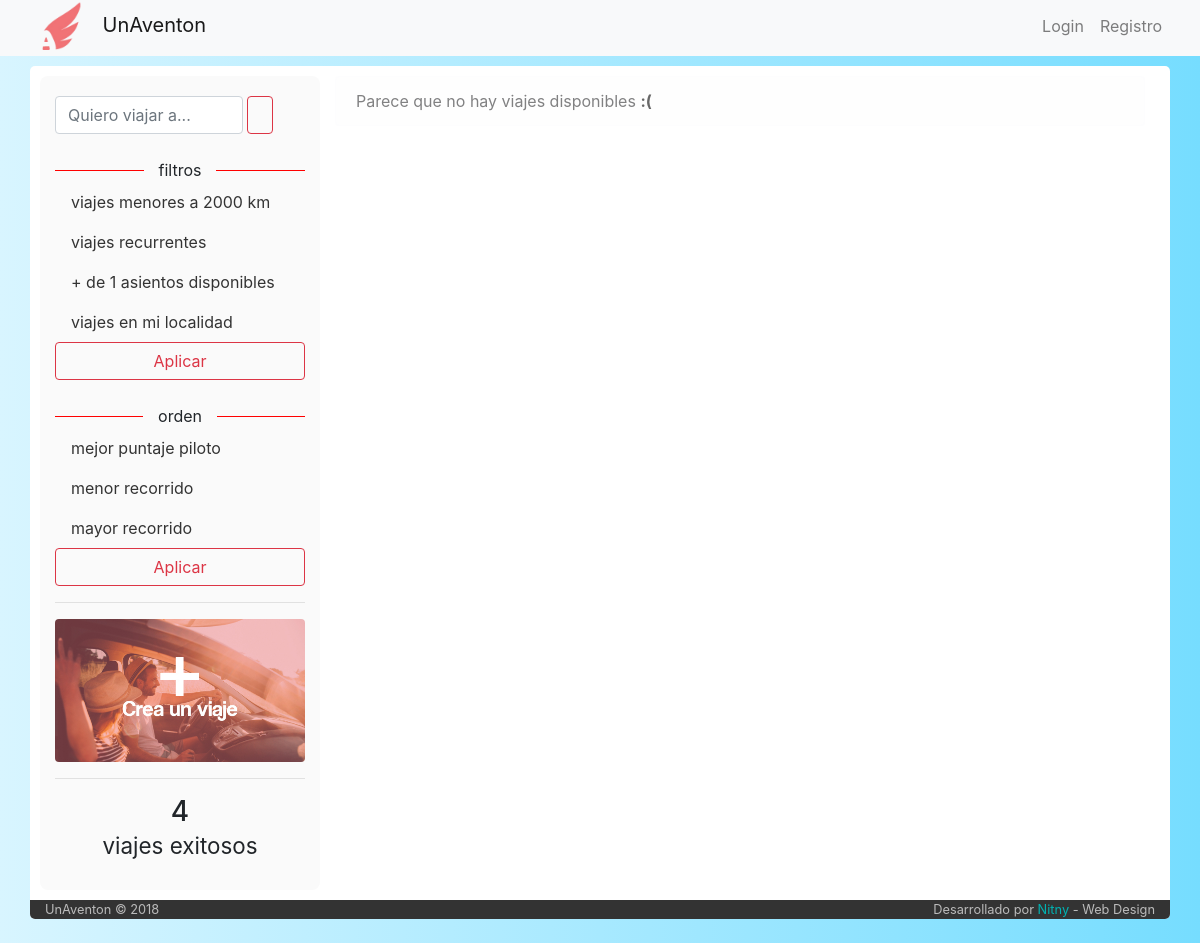
Before: / with the older database file.
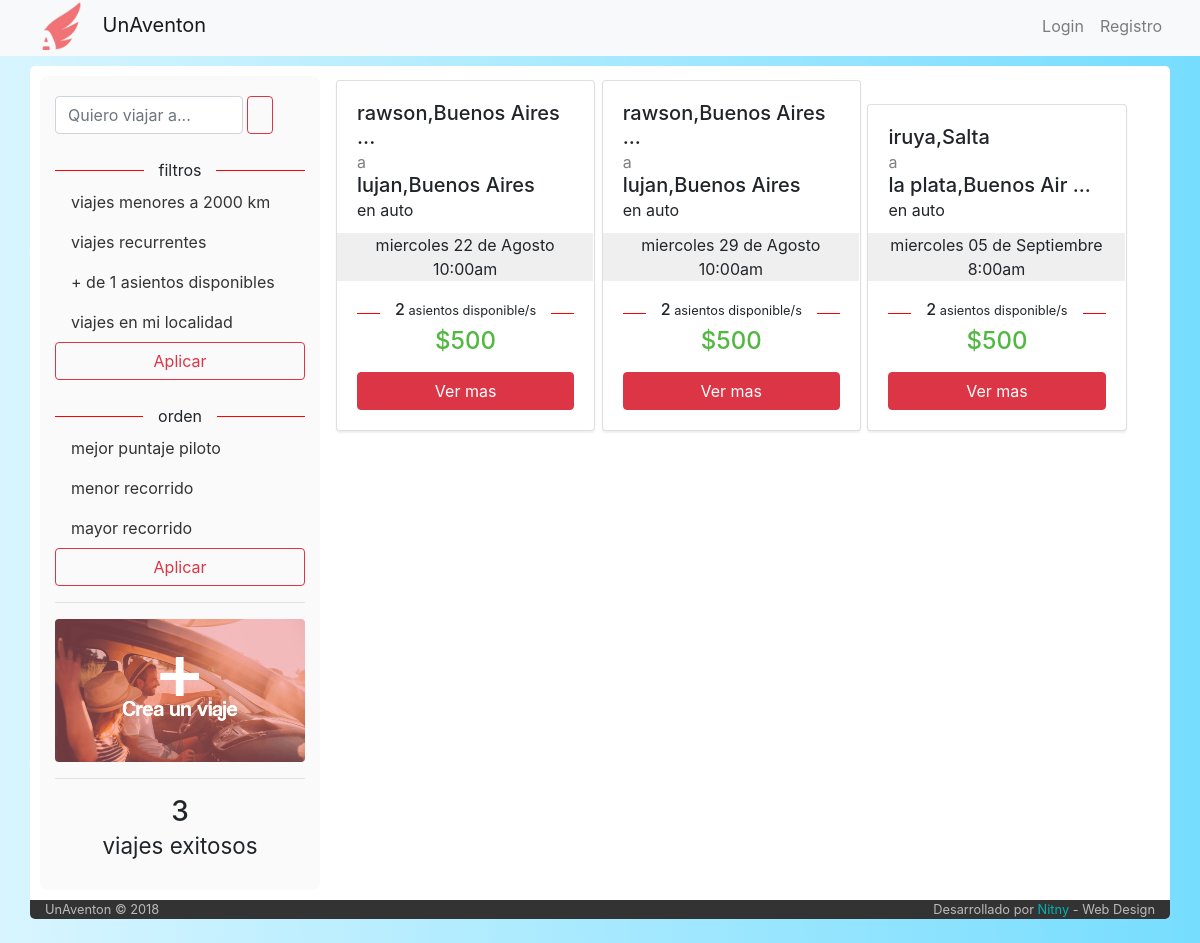
After: the same page with the newer database file.
### tables this page shows
CREATE TABLE `viaje` (
  `idViaje` int(6) NOT NULL,
  `idPiloto` int(6) NOT NULL,
  `idVehiculo` int(6) NOT NULL,
  `fecha_publicacion` datetime NOT NULL,
  `fecha_partida` datetime NOT NULL,
  `tiempo_estimado` int(11) NOT NULL DEFAULT '30',
  `origen` varchar(60) NOT NULL,
  `destino` varchar(60) NOT NULL,
  `asientos_disponibles` int(2) NOT NULL,
  `costo` int(7) NOT NULL,
  `estado` int(1) NOT NULL DEFAULT '1',
  `tipo` varchar(50) NOT NULL DEFAULT 'unico'
);

CREATE TABLE `tipo_vehiculo` (
  `idTipo` int(1) NOT NULL,
  `icono` varchar(140) DEFAULT NULL,
  `tipo` varchar(11) NOT NULL
);

### index.php (called while the page is built, shortened)
<?php
	include ('core/helpers.php');
	include ('php/inicio_body.php');
	$router = new Router;
	$vars = $router->get_variables();
	render($vars);
	include ('php/cierre_body.php');

### controller/home.php (the view, shortened to what this page needs)
<?php
	function render($vars = [])
	{
		?>
		<div class="row" style="padding:10px 10px;">
			<div class="col-md-3" style="background-color: #fafafa; padding: 20px 15px; border-radius: 8px">
				<form class="form-inline my-2 my-lg-0">
				      <input class="form-control mr-sm-1" type="search" aria-label="Search" placeholder="Quiero viajar a..."  style="width: 75%">
				      <button class="btn btn-outline-danger my-2 my-sm-0" type="submit"> <img src="https://png.icons8.com/ios-glyphs/2x/search.png" alt="" style="width:20px; margin-top:-3px"> </button>
				</form>
				<br>
				<div class="strike">
   				<span>filtros</span>
				</div>
				<nav class="nav flex-column">
				  <a class="nav-link active" style="color: #333!important" href="#">viajes menores a 2000 km</a>
				  <a class="nav-link" href="#" style="color: #333!important">viajes recurrentes</a>
				  <a class="nav-link" href="#" style="color: #333!important">+ de 1 asientos disponibles</a>
					<a class="nav-link" href="#" style="color: #333!important">viajes en mi localidad</a>
				</nav>
				<center><button type="button" class="btn btn-outline-danger" style="width:100%">Aplicar</button></center>
				<br>
				<div class="strike">
   				<span>orden</span>
				</div>
				<nav class="nav flex-column">
				  <a class="nav-link active" style="color: #333!important" href="#">mejor puntaje piloto</a>
				  <a class="nav-link" href="#" style="color: #333!important">menor recorrido</a>
				  <a class="nav-link" href="#" style="color: #333!important">mayor recorrido</a>
				</nav>
				<center><button type="button" class="btn btn-outline-danger" style="width:100%">Aplicar</button></center>
				<hr>
				<a href="/altaviaje"><img src="img/boton.jpg" alt="" class="img-fluid boton_crear"></a>
				<hr>
				<h3 style="text-align: center">
				<?php
					include('php/conexion.php');
					$contador=mysqli_query($conexion,"SELECT *
																						from viaje
																						where estado=3")
																						or die ("problmas con el contador");
					echo mysqli_num_rows($contador);
					?>
					<br>
					<small>viajes exitosos</small>
					</h3>
 			</div>
			<div class="col-md-9">
			<?php
			$viajes=mysqli_query($conexion,"SELECT *, tipo_vehiculo.tipo as tipoVehiculo
											from viaje
											inner join usuario on viaje.idPiloto = usuario.idUser
											inner join vehiculo on viaje.idVehiculo = vehiculo.idVehiculo
											inner join tipo_vehiculo on vehiculo.tipo = tipo_vehiculo.idTipo
											where fecha_partida > now() and estado = 1
											order by fecha_partida") or
											die("Problemas en el select:".mysqli_error($conexion));
											if (mysqli_num_rows($viajes) == 0){
							            echo "<div class='alert alert-light' role='alert'>
  																	Parece que no hay viajes disponibles <a href='#' class='alert-link'>:(</a>
																</div>";
							        }
						while ($viaje=mysqli_fetch_array($viajes)){
							$contador_participaciones=mysqli_query($conexion,"SELECT *
																															from participacion
																															where estado=2 and idViaje=$viaje[idViaje]")
																															or die ("problemas en el contador de asientos disponibles");
						  $contador_participaciones = $viaje['asientos_disponibles'] - mysqli_num_rows($contador_participaciones);
							?>
							<div class="card" style="width: 32%; display: inline-block; margin: 4px 1px; box-shadow: 0px 2px 2px #efefef; min-height: 250px">
							  <div class="card-body">
							    <h5 class="card-title"> <span title="<?php echo $viaje['origen'];?>"><?php echo introtext($viaje['origen']); ?></span> <br> <small style="color:grey">a</small> <br> <span title="<?php echo $viaje['destino']; ?>"><?php echo introtext($viaje['destino']); ?></span> <br> <small>en <?php echo $viaje['tipoVehiculo']; ?></small> </h5>
									<div class="row fluid" style="background-color: #EFEFEF; width: 118%; margin-left: -20px">
										<div class="col-md-12">
											<center><?php echo date_toString($viaje['fecha_partida'],"br"); ?></center>
										</div>
									</div>
									<p class="card-text">
										<div class="strike">
											<span><h6><?php if ($contador_participaciones > 0) {
																						echo $contador_participaciones."<small> asientos disponible/s </small>";
																					}
																			else{
																						echo "<small>No quedan asientos</small>";
																			}
											?> </h6></span>
										</div>
										<h4 style="text-align: center; color: #53b842">$<?php
										 																														if ($viaje['asientos_disponibles'] > 0) {echo round($viaje['costo']/$viaje['asientos_disponibles']);}
										 																														else {echo $viaje['costo'];}?></h4>
									</p>
							    <a href="/viaje/<?php echo $viaje['idViaje'];?>/<?php echo $viaje['origen']."-".$viaje['destino'];?>" class="btn btn-danger" style="width: 100%">Ver mas</a>
							  </div>
							</div>
				 <?php } ?>
			 </div>
		</div>
<?php
	}

### php/inicio_body.php (shortened to what this page needs)
<!DOCTYPE html>
<html>
  <head>
    <link rel="stylesheet" href="https://maxcdn.bootstrapcdn.com/bootstrap/4.0.0/css/bootstrap.min.css">
    <link rel="stylesheet" href="/js/Malihu/jquery.mCustomScrollbar.css" />
    <link rel="stylesheet" type="text/css" href="/css/estilo-listado-vehiculos.css">
    <link rel="stylesheet" href="/css/stylo.css">
  </head>
  <body>
    <?php
      include('php/navbar.php');
    ?>
    <div class="container" id="container" style="border-radius: 5px; box-shadow: 0 0 0 #fff; margin-top: 10px;">

### php/navbar.php (shortened to what this page needs)
<nav class="navbar navbar-expand-lg navbar-light bg-light">
  <div class="container" style="background-color:rgba(0, 0, 0, 0.0); margin-top: -3px; padding: 0 0; box-shadow: 0 0 0 #fff">
  <ul class="nav navbar-nav navbar-logo mx-auto">
      <li class="nav-item">
        <img src="/img/logo.png" alt="logo" style="width: 60px; margin-right: 8px; margin-top: -10px; margin-bottom: -10px">
        <a class="navbar-brand" href="/" style="margin-top: 0px; margin-bottom: -40px;">UnAventon</a>
      </li>
    </ul>
  <div class="collapse navbar-collapse" id="navbarSupportedContent">
      <?php
      if(isset($_SESSION['nombre'])){
        ?>
        <ul class='navbar-nav float-right'>
            <li class="nav-item dropdown">
                <a class="nav-link dropdown-toggle" href="#" id="navbarDropdown" role="button" data-toggle="dropdown" aria-haspopup="true" aria-expanded="false">
                  <?php echo $_SESSION['nombre']." ".$_SESSION['apellido']; ?>
                </a>
                <div class="dropdown-menu" aria-labelledby="navbarDropdown">
                <?php
                  if($_SESSION['admin'] != 1)
                  {
                    echo '<a class="dropdown-item" href="/perfil">Mi perfil</a>';
                  }
                ?>
                  <a class="dropdown-item" href="/logout">Cerrar sesion</a>
                </div>
            </li>
        </ul>
        <?php
      }
      else {
        echo "<ul class='navbar-nav float-right'>
                <li class='nav-item float-right'>
                  <a class='nav-link' href='/login'>Login</a>
                </li>
                  <a class='nav-link' href='/registro'>Registro</a>
              </ul>";
      }
      ?>
  </div>
</div>
</nav>

### php/cierre_body.php (shortened to what this page needs)
<div class="row" style="background-color: #333; color: #bbb; border-bottom-left-radius: 5px; border-bottom-right-radius: 5px; ">
  <div class="col-md-12">
    <small class="float-left">UnAventon © 2018</small>
    <small class="float-right">Desarrollado por <span style="color:#00b3b3">Nitny</span> - Web Design</small>
  </div>
</div>
</div>
<br>
</body>
</html>

### core/helpers.php (shortened to what this page needs)
<?php
function introtext($text) {
  if (strlen($text) > 18) {
      $pos = strpos($text, ' ', "18");
      if ((!$pos) || ($pos > 18)) {
         $pos = 18;
      }
      $text = substr($text, 0, $pos + 1) . " ...";
      return $text;
  }else{
    return $text;
  }
}
function date_toString($fecha,$opc){
  $dias = array("...","lunes","martes","miercoles","jueves","viernes","sábado","domingo");
  $meses = array("Enero","Febrero","Marzo","Abril","Mayo","Junio","Julio","Agosto","Septiembre","Octubre","Noviembre","Diciembre");
  $date = date_create($fecha);
  $string = $dias[date_format($date, 'N')]." ".date_format($date, 'd')." de ".$meses[date_format($date, 'm')-1] ;
  if ($opc =="br"){
    $string .= "<br>";
  }
  else{
    $string .= " - ";
  }
  $string .= date_format($date, 'G:ia');
  return $string;
}

### css/stylo.css (style rules this page uses)
body { background-color: grey; }

### php/inicio_body.php (style rules this page uses)
body { background-color: #fff; background: linear-gradient(-90deg, #76ddff, #d8f5ff); }
.strike { display: block; text-align: center; overflow: hidden; white-space: nowrap; }
.strike > span { position: relative; display: inline-block; }
.strike > span:before, .strike > span:after { content: ""; position: absolute; top: 50%; width: 9999px; height: 1px; background: grey; }
.strike > span:before { right: 100%; margin-right: 15px; }
.strike > span:after { left: 100%; margin-left: 15px; }
.boton_crear { border-radius: 4px; transition: 0.5s }

Changed rows visible on the page:
added viaje: origen "rawson,Buenos Aires ...", destino "lujan,Buenos Aires", tipo_vehiculo.tipo "auto", fecha_partida "miercoles 22 de Agosto 10:00am", asientos_disponibles "2", $viaje['costo']/$viaje['asientos_disponibles'] "500"
added viaje: origen "rawson,Buenos Aires ...", destino "lujan,Buenos Aires", tipo_vehiculo.tipo "auto", fecha_partida "miercoles 29 de Agosto 10:00am", asientos_disponibles "2", $viaje['costo']/$viaje['asientos_disponibles'] "500"
added viaje: origen "iruya,Salta", destino "la plata,Buenos Air ...", tipo_vehiculo.tipo "auto", fecha_partida "miercoles 05 de Septiembre 8:00am", asientos_disponibles "2", $viaje['costo']/$viaje['asientos_disponibles'] "500"
Other visible differences:
mysqli_num_rows($contador): "4" → "3"
text no longer shown: "Parece que no hay viajes disponibles :("
